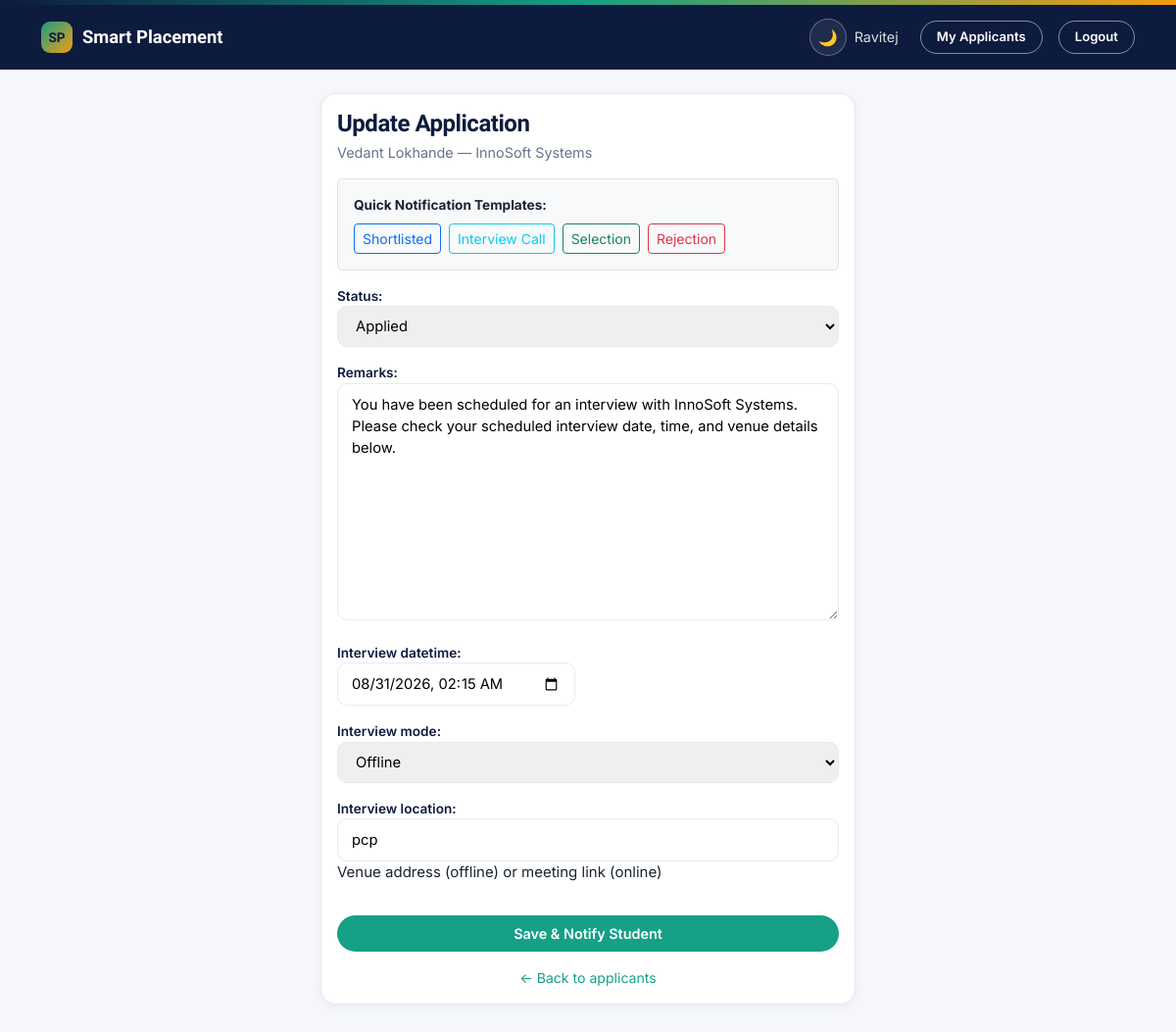
The app's page /company/application/1/ (signed in), older data.
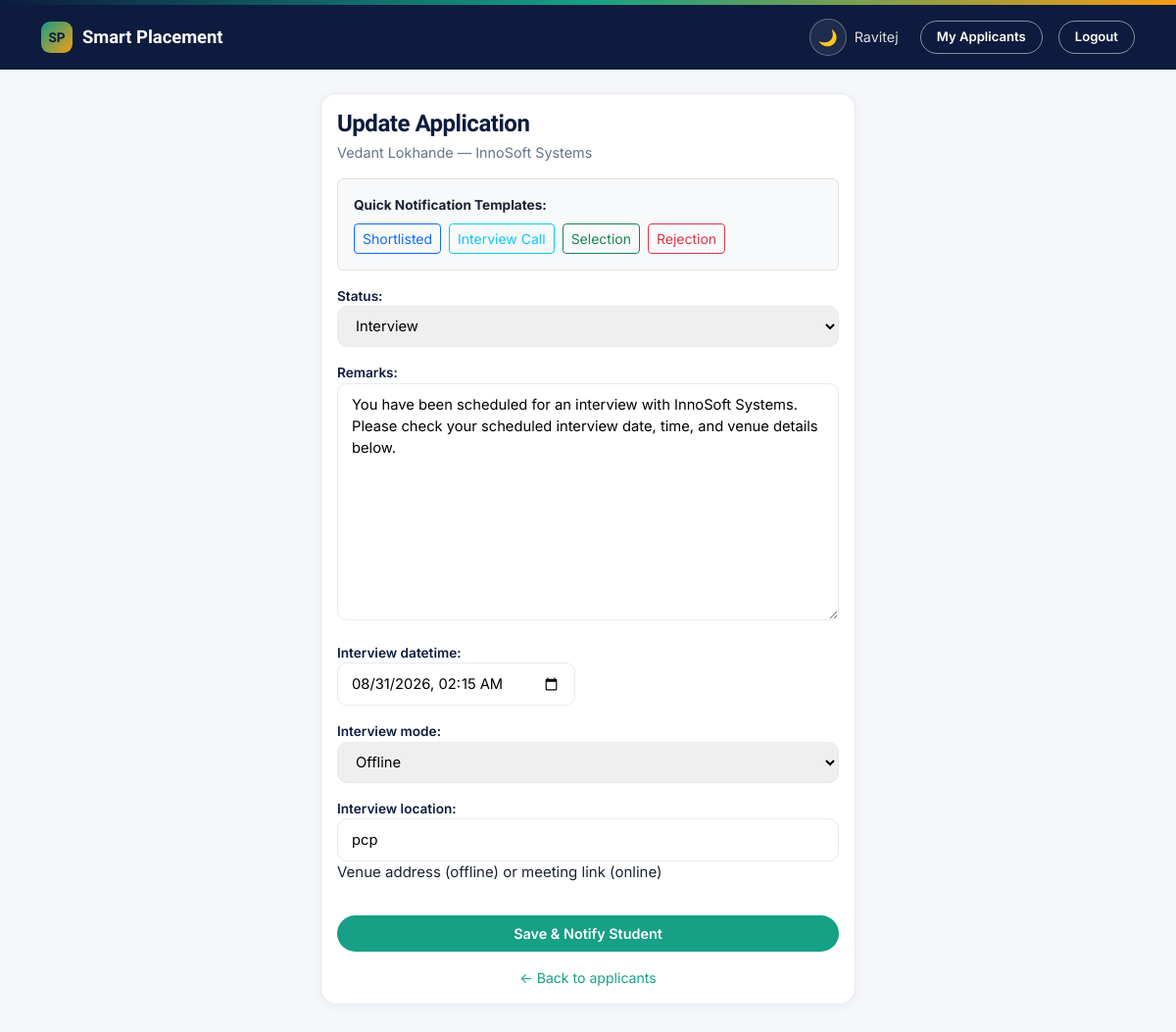
The same page, newer data.
### placements/models.py (models this page shows, shortened)
class Application(models.Model):
    STATUS_CHOICES = [
        ('APPLIED', 'Applied'),
        ('SHORTLISTED', 'Shortlisted'),
        ('INTERVIEW', 'Interview'),
        ('SELECTED', 'Selected'),
        ('REJECTED', 'Rejected'),
    ]
    INTERVIEW_MODE_CHOICES = [
        ('ONLINE', 'Online'),
        ('OFFLINE', 'Offline'),
    ]
    student = models.ForeignKey(Student, on_delete=models.CASCADE, related_name='applications')
    company = models.ForeignKey(Company, on_delete=models.CASCADE, related_name='applications')
    status = models.CharField(max_length=20, choices=STATUS_CHOICES, default='APPLIED')
    applied_on = models.DateTimeField(auto_now_add=True)
    updated_on = models.DateTimeField(auto_now=True)
    remarks = models.TextField(blank=True)
    interview_datetime = models.DateTimeField(blank=True, null=True)
    interview_mode = models.CharField(max_length=10, choices=INTERVIEW_MODE_CHOICES, blank=True)
    interview_location = models.CharField(
        max_length=300, blank=True,
        help_text="Venue address (offline) or meeting link (online)"
    )
    class Meta:
        unique_together = ('student', 'company')
        ordering = ['-applied_on']

class Student(models.Model):
    BRANCH_CHOICES = [
        ('CSE', 'Computer Engineering'),
        ('IT', 'Information Technology'),
        ('ENTC', 'Electronics & Telecom'),
        ('MECH', 'Mechanical'),
        ('CIVIL', 'Civil'),
    ]
    user = models.OneToOneField(User, on_delete=models.CASCADE)
    branch = models.CharField(max_length=10, choices=BRANCH_CHOICES)
    cgpa = models.DecimalField(max_digits=4, decimal_places=2)
    backlogs = models.PositiveIntegerField(default=0)
    skills = models.CharField(max_length=300, help_text="Comma-separated, e.g. Python, Django, HTML")
    phone = models.CharField(max_length=15, blank=True)
    resume = models.FileField(
        upload_to='resumes/', blank=True, null=True,
        validators=[FileExtensionValidator(allowed_extensions=['pdf'])],
        help_text="PDF only, max 5 MB."
    )

class Company(models.Model):
    user = models.OneToOneField(
        User, on_delete=models.SET_NULL, null=True, blank=True,
        related_name='company_profile',
        help_text="Login account for this company, created by the Placement Cell (optional)."
    )
    name = models.CharField(max_length=200)
    description = models.TextField(blank=True)
    job_role = models.CharField(max_length=200)
    package_lpa = models.DecimalField(max_digits=6, decimal_places=2, help_text="Package in LPA")
    drive_date = models.DateField()
    application_deadline = models.DateField()
    eligible_branches = models.CharField(
        max_length=200, blank=True,
        help_text="Comma-separated branch codes, e.g. CSE,IT (leave blank for all branches)"
    )
    min_cgpa = models.DecimalField(max_digits=4, decimal_places=2, default=0)
    max_backlogs_allowed = models.PositiveIntegerField(default=0)
    required_skills = models.CharField(
        max_length=300, blank=True,
        help_text="Comma-separated, optional. Leave blank if no specific skill required."
    )

### placements/views.py (the view)
# urls.py: path('company/application/<int:application_id>/', views.company_update_application_view, name='company_update_application'),
@login_required
def company_update_application_view(request, application_id):
    company = get_object_or_404(Company, user=request.user)
    application = get_object_or_404(Application, id=application_id, company=company)
    if request.method == 'POST':
        form = ApplicationUpdateForm(request.POST, instance=application)
        if form.is_valid():
            form.save()
            messages.success(request, "Application updated — the student has been notified by email.")
            return redirect('company_dashboard')
    else:
        form = ApplicationUpdateForm(instance=application)
    return render(request, 'placements/company_update.html', {'form': form, 'application': application})

### placements/forms.py (shortened to what this page needs)
class ApplicationUpdateForm(forms.ModelForm):
    class Meta:
        model = Application
        fields = ['status', 'remarks', 'interview_datetime', 'interview_mode', 'interview_location']
        widgets = {
            'interview_datetime': forms.DateTimeInput(
                attrs={'type': 'datetime-local'}, format='%Y-%m-%dT%H:%M'
            ),
            'interview_location': forms.TextInput(
                attrs={'placeholder': 'Room 204, or https://meet.google.com/...'}
            ),
        }

### placements/templates/placements/company_update.html (shortened to what this page needs)
{% extends 'placements/base.html' %}
{% block content %}
<div class="row justify-content-center">
  <div class="col-md-6">
    <div class="ps-card">
        <h4 class="mb-1">Update Application</h4>
        <p class="text-muted mb-3" style="font-size:0.9rem;">
            {{ application.student.user.get_full_name|default:application.student.user.username }} — {{ application.company.name }}
        </p>
        <div class="mb-3 p-3 bg-light rounded border">
            <label class="form-label fw-bold d-block mb-2" style="font-size:0.85rem;">Quick Notification Templates:</label>
            <div class="d-flex flex-wrap gap-2">
                <button type="button" class="btn btn-outline-primary btn-sm" onclick="applyNotification('shortlisted')">Shortlisted</button>
                <button type="button" class="btn btn-outline-info btn-sm" onclick="applyNotification('interview')">Interview Call</button>
                <button type="button" class="btn btn-outline-success btn-sm" onclick="applyNotification('selected')">Selection</button>
                <button type="button" class="btn btn-outline-danger btn-sm" onclick="applyNotification('rejected')">Rejection</button>
            </div>
        </div>
        <form method="post" class="ps-form">
          {{ form.as_p }}
          <button class="btn-ps btn-ps-teal w-100 mt-3" type="submit">Save &amp; Notify Student</button>
        </form>
        <a href="{% url 'company_dashboard' %}" class="d-block text-center mt-3" style="font-size:0.88rem;">← Back to applicants</a>
    </div>
  </div>
</div>
{% endblock %}

Row changes from the older to the newer data that the page shows:
changed Application "Offline": status "Applied" → "Interview"
